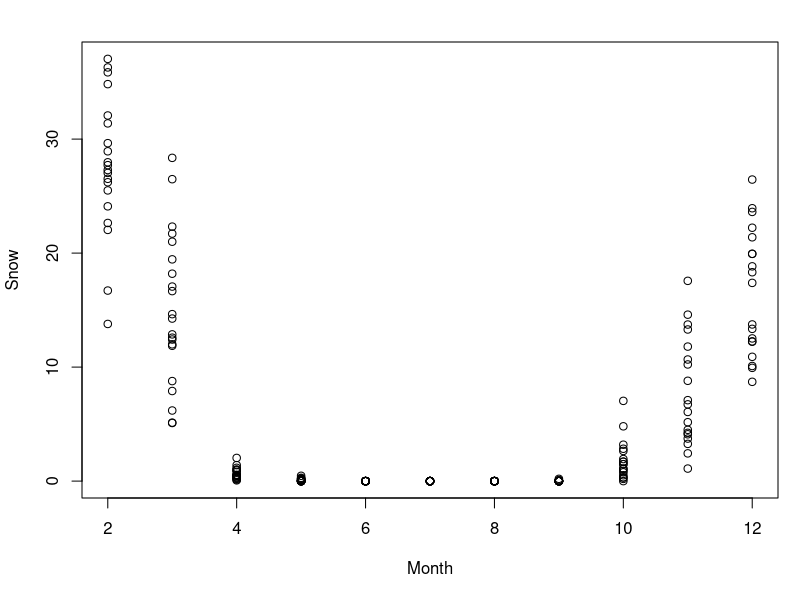
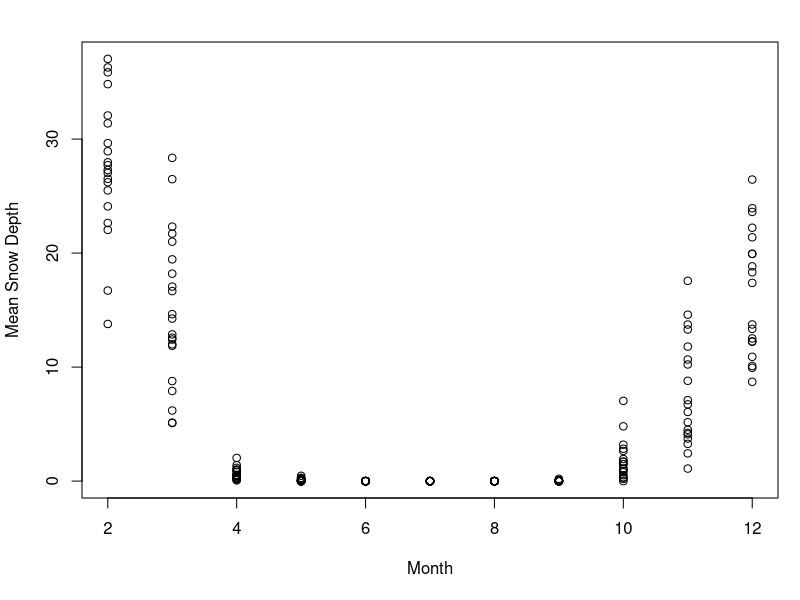
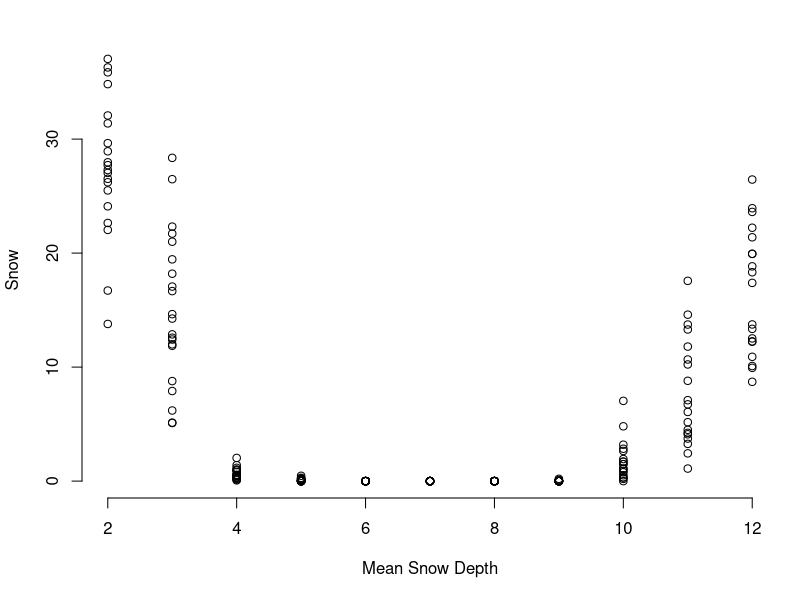
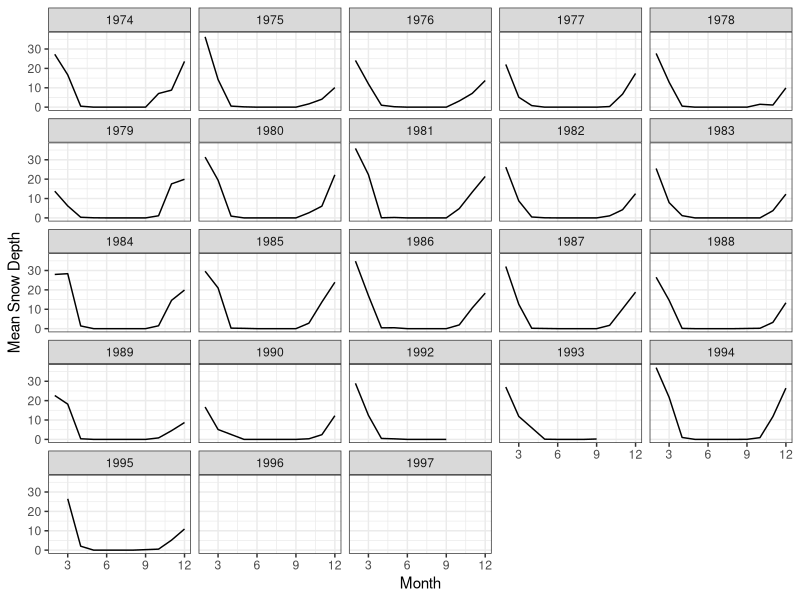
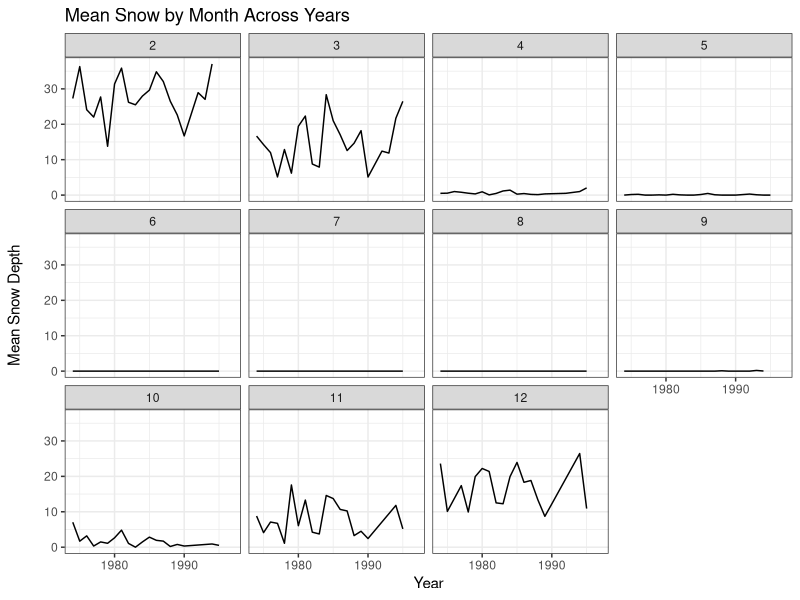
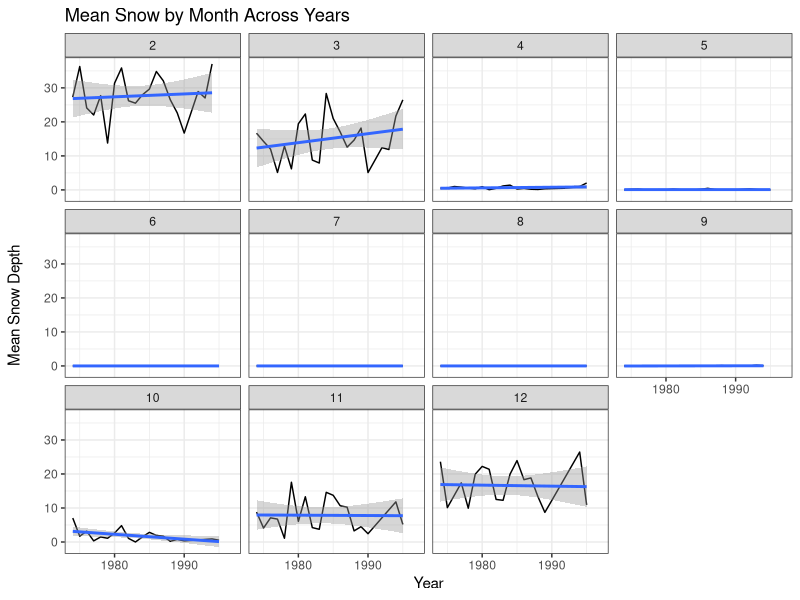
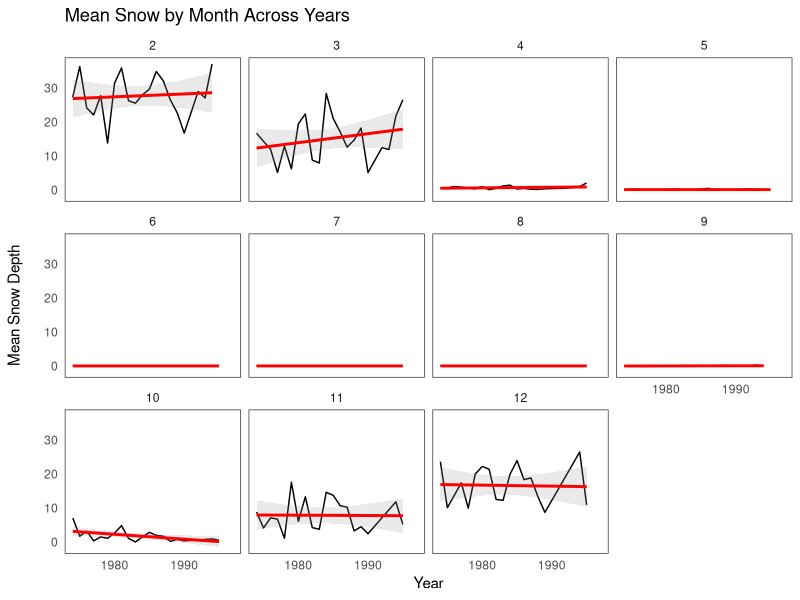
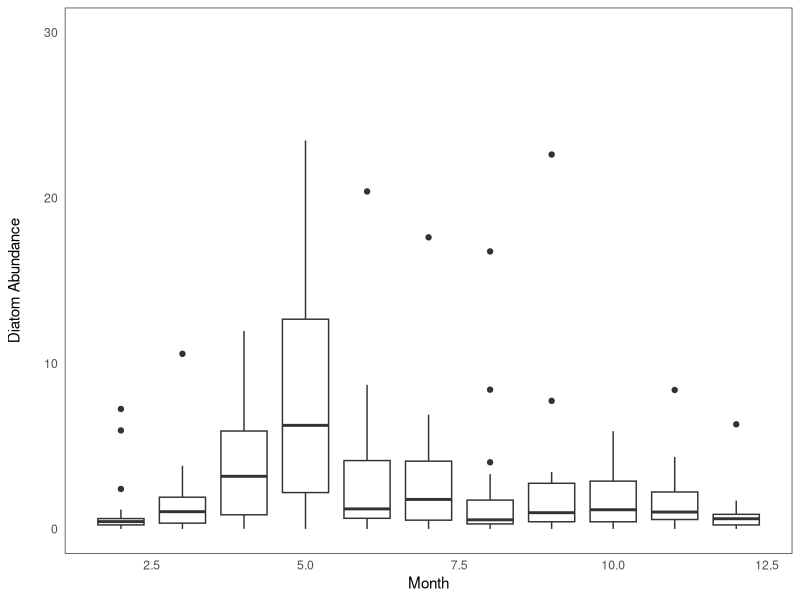

These charts were generated, in order, by the following R code: (Note: this script raises an error after producing the figures.)
## @knitr lecture6prep
library(ggplot2)
par(mar=c(5,4,2,1)+0.1)

## @knitr readPlankton
plankton<-read.csv("./data/hampton.5.1-Baikal_74_97_moAvg_plankton.csv", skip=1, na.strings=c("NA",  " NA", ".", " "))
plankton$Snow <- plankton$Mean.snow.depth.Irkutsk...boulder.Snow...Ice.data
#summary(plankton)
#names(plankton)
plankton<-plankton[which(plankton$diatom<200),]


## @knitr showData
plot(Snow ~ Month, data=plankton)

## @knitr mimizeDistraction1
plot(Snow ~ Month, data=plankton, ylab="Mean Snow Depth")

## @knitr mimizeDistraction2
plot(Snow ~ Month, data=plankton, xlab="Mean Snow Depth", bty="n")

## @knitr differentPieces1
ggplot(data=plankton, aes(x=Month, y=Snow))  + 
  geom_line() +
  facet_wrap(~Year) +
  ylab("Mean Snow Depth") +
  theme_bw() +
  scale_x_continuous(breaks=c(3,6,9,12))

## @knitr differentPieces2
snowByMonthYear <- ggplot(data=plankton, aes(x=Year, y=Snow)) + 
  geom_line() +
  facet_wrap(~Month) +
  theme_bw() +
  ylab("Mean Snow Depth\n") +
  ggtitle("Mean Snow by Month Across Years")

snowByMonthYear

## @knitr stats
snowByMonthYear + stat_smooth(method="lm")

## @knitr statsClean
snowByMonthYear + stat_smooth(method="lm", color="red", alpha=0.2) +
  theme(strip.background=element_blank(), axis.line=element_blank(), panel.grid=element_blank(), axis.ticks=element_blank())


## @knitr boxplotDiatom
bpDiatom<-qplot(Month, diatom, data=plankton, geom="boxplot", group=Month) + ylim(0,30) +
  theme_bw() +
  theme(strip.background=element_blank(), 
        axis.line=element_blank(), 
        panel.grid=element_blank(), 
        axis.ticks=element_blank()) +
   ylab("Diatom Abundance\n")

bpDiatom 

## @knitr tufteBoxplot
#based on http://stackoverflow.com/questions/6973394/functions-available-for-tufte-boxplots-in-r
bpDiatomData<-ddply(plankton, .(Month), function(adf) return(boxplot.stats(adf$diatom)$stats))

tBoxPlot <- qplot(Month, diatom, data=plankton, geom="point", group=Month) + ylim(0,34) +
  geom_boxplot(fill="white", color="white", alpha=1, size=8) +
  theme_bw() +
  theme(strip.background=element_blank(), axis.line=element_blank(), panel.grid=element_blank(), axis.ticks=element_blank()) +
  geom_segment(data=bpDiatomData, aes(xend=Month, x=Month, y=V1, yend=V2), size=2) +
  geom_segment(data=bpDiatomData, aes(xend=Month, x=Month, y=V4, yend=V5), size=2) +
  ylab("Diatom Abundance\n")

tBoxPlot+  geom_segment(data=bpDiatomData, aes(xend=Month, x=Month, y=V2, yend=V3), size=1, color="grey") +
  geom_segment(data=bpDiatomData, aes(xend=Month, x=Month, y=V3, yend=V4), size=1, color="grey") +
  geom_point(data = bpDiatomData, aes(y = V3), size = 4, color="red")  

## 
## @knitr tufteBoxplotPure
#based on http://stackoverflow.com/questions/6973394/functions-available-for-tufte-boxplots-in-r

tBoxPlot + geom_point(data = bpDiatomData, aes(y = V3), size = 4, color="red")

## @knitr comment1
###########################
# plotting
##########################

## @knitr pairs
pairs(plankton)

## @knitr pairs2
pairs(plankton[,14:18])


## @knitr hist
hist(plankton$Snow)

## @knitr basicPlot1
plot(Copepod.total ~ diatom, data=plankton)


## @knitr basicPlot1a
plot(plankton$diatom, plankton$Copepod.total)


## @knitr basicPlot2
plot(Copepod.total ~ diatom, 
     data=plankton,
     xlab="Diatom Abundance", 
     ylab = "Copepod Abundnace")


## @knitr basicPlot2
plot(Copepod.total ~ diatom, data=plankton,
     xlab="Diatom Abundance", 
     ylab = "Copepod Abundnace",
     xlim=c(0,20))


## @knitr basicPlot3
plot(Copepod.total ~ diatom, data=plankton,
     xlab="Diatom Abundance", 
     ylab = "Copepod Abundnace",
     xlim=c(0,20), 
     pch=19)


## @knitr pchShow
pchShow <-
  function(extras = c("*",".", "o","O","0","+","-","|","%","#"),
           cex = 3, ## good for both .Device=="postscript" and "x11"
           col = "red3", bg = "gold", coltext = "brown", cextext = 1.2,
           main = paste("plot symbols :  points (...  pch = *, cex =",
                        cex,")"))
  {
    nex <- length(extras)
    np  <- 26 + nex
    ipch <- 0:(np-1)
    k <- floor(sqrt(np))
    dd <- c(-1,1)/2
    rx <- dd + range(ix <- ipch %/% k)
    ry <- dd + range(iy <- 3 + (k-1)- ipch %% k)
    pch <- as.list(ipch) # list with integers & strings
    if(nex > 0) pch[26+ 1:nex] <- as.list(extras)
    plot(rx, ry, type="n", axes = FALSE, xlab = "", ylab = "",
         main = main)
    abline(v = ix, h = iy, col = "lightgray", lty = "dotted")
    for(i in 1:np) {
      pc <- pch[[i]]
      ## 'col' symbols with a 'bg'-colored interior (where available) :
      points(ix[i], iy[i], pch = pc, col = col, bg = bg, cex = cex)
      if(cextext > 0)
        text(ix[i] - 0.3, iy[i], pc, col = coltext, cex = cextext)
    }
  }

pchShow()


## @knitr bigPointPlot
plot(Copepod.total ~ diatom, data=plankton,
     xlab="Diatom Abundance", ylab = "Copepod Abundnace",
     xlim=c(0,20), pch=19, cex=4)

## @knitr colorPlot
plot(Copepod.total ~ diatom, data=plankton,
     xlab="Diatom Abundance", ylab = "Copepod Abundnace",
     xlim=c(0,20), pch=19, col=Month)

## @knitr colorPlot2
plot(Copepod.total ~ diatom, data=plankton,
     xlab="Diatom Abundance", ylab = "Copepod Abundnace",
     xlim=c(0,20), pch=19, col=heat.colors(12)[Month])


## @knitr parPlot
par(mfrow=c(1,2))

#plot Copepods as the response
plot(Copepod.total ~ diatom, data=plankton,
     xlab="Diatom Abundance", ylab = "Copepod Abundnace",
     xlim=c(0,20), pch=19, col=heat.colors(12)[Month])

#now plot Daphnia
plot(Bosmina...Daphnia ~ diatom, data=plankton,
     xlab="Diatom Abundance", ylab = "Daphnia Abundnace",
     xlim=c(0,20), pch=19, col=heat.colors(12)[Month])
par(mfrow=c(1,1))

## @knitr otherPlotfunctions
?matplot
?lines
?axis
?title
?legend
?points
?segments

## @knitr lines
par(mfrow=c(5,5))
for(j in unique(plankton$Year)){
  plot(diatom ~ Month, data=subset(plankton, plankton$Year==j), type="l")
}
par(mfrow=c(1,1))


## @knitr lines2
par(mfrow=c(5,5), mar=c(4,4,1,1))
for(j in unique(plankton$Year)){
  plot(diatom ~ Month, data=subset(plankton, plankton$Year==j), type="l",
       xlab="", ylab="", main=j)
}
par(mfrow=c(1,1))
title(xlab="Month", ylab="Diatom Abundance")

## @knitr comment2
###########################
# ggplot2
# http://www.slideshare.net/dataspora/a-survey-of-r-graphics
##########################

## @knitr ggplot
p<-ggplot(data=plankton, mapping=aes(x=Month, y=Copepod.total))

p

## @knitr geompoint
p<-p+geom_point()
p

## @knitr prettyggplot
p<- p+ylab("Total Copepod Abundance") + theme_bw()
p


## @knitr color
p2<-ggplot(data=plankton,aes(x=Month, y=Copepod.total, color=Year))  + 
  geom_point() +
  theme_bw()
p2

## @knitr color2
p2<- p2 + scale_color_gradient(low="blue", high="red") 

p2

## @knitr color3
p2<- p2 + geom_line(aes(group=Year)) 
p2

## @knitr facet
p2 <- p2 + facet_wrap(~Year) +scale_x_continuous(breaks=c(3,6,9,12))
p2

## @knitr barplot
qplot(factor(Year), diatom, geom="bar", fill=factor(Month), data=plankton) +
  theme_bw() +
  xlab("Year") + ylab("Diatom Abundance\n") +
  scale_fill_discrete(name="Month")+
  scale_x_discrete(breaks=seq(1974, 1997, 5))


## @knitr otherggplot2
?theme
?labs
?xlim
?facet_grid
?scale_x_log10
?geom_histogram
?geom_ribbon
?geom_linerange
?geom_freqpoly
